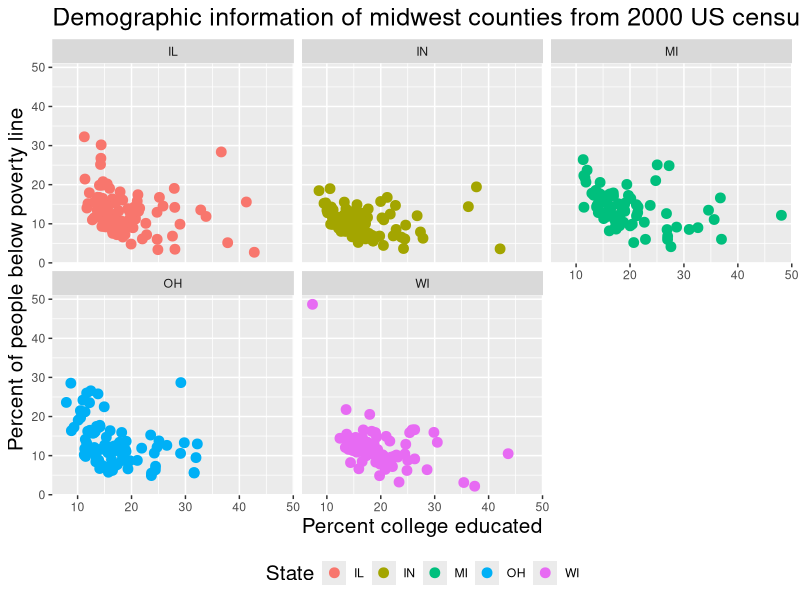

Here is the R script that generated this plot:
library(ggplot2)
midwest

ggplot(data=midwest, aes(x=percollege, y=percbelowpoverty)) +
  geom_point(aes(color=state), size=3) +
  labs(x="Percent college educated", 
       y="Percent of people below poverty line",
       title="Demographic information of midwest counties from 2000 US census") +
  facet_wrap(~state) +
  theme(legend.position="bottom",
        title=element_text(size = 15)) +
  scale_color_discrete(name="State")
